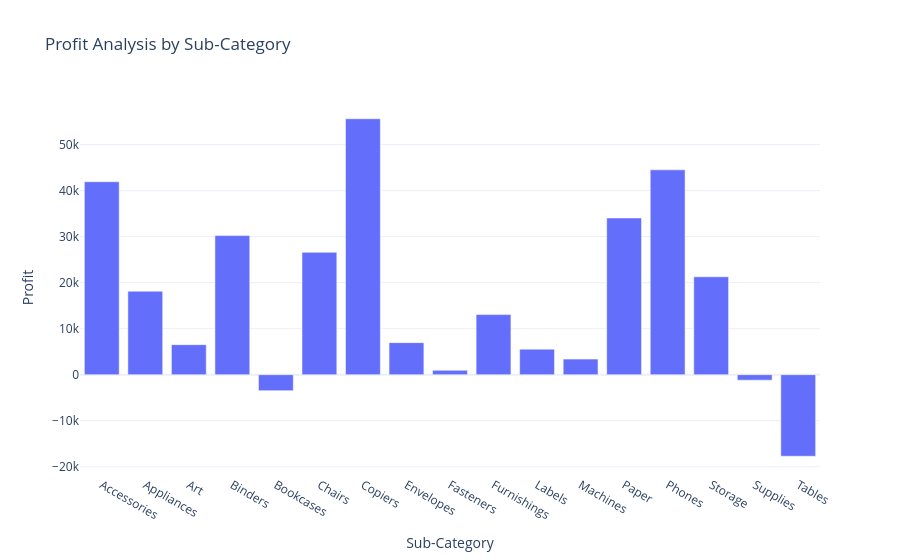

Here is the notebook cell this chart was saved with:
### Markdown cell above
# profit by sub category

### Code cell
profit_by_subcategory = data.groupby('Sub-Category')['Profit'].sum().reset_index()
fig = px.bar(profit_by_subcategory, x= 'Sub-Category',
             y='Profit',
             title='Profit Analysis by Sub-Category')

fig.show()

### Figure 1 — Plotly figure (JSON) as saved in the notebook; plotly's stock layout.template omitted (floating-point values rounded to 4 significant figures)
{"data": [{"hovertemplate": "Sub-Category=%{x}<br>Profit=%{y}<extra></extra>", "legendgroup": "", "marker": {"color": "#636efa", "pattern": {"shape": ""}}, "name": "", "orientation": "v", "showlegend": false, "textposition": "auto", "type": "bar", "x": ["Accessories", "Appliances", "Art", "Binders", "Bookcases", "Chairs", "Copiers", "Envelopes", "Fasteners", "Furnishings", "Labels", "Machines", "Paper", "Phones", "Storage", "Supplies", "Tables"], "xaxis": "x", "y": [41940.0, 18140.0, 6528.0, 30220.0, -3473.0, 26590.0, 55620.0, 6964.0, 949.5, 13060.0, 5546.0, 3385.0, 34050.0, 44520.0, 21280.0, -1189.0, -17730.0], "yaxis": "y"}], "layout": {"barmode": "relative", "legend": {"tracegroupgap": 0}, "title": {"text": "Profit Analysis by Sub-Category"}, "xaxis": {"anchor": "y", "domain": [0, 1], "title": {"text": "Sub-Category"}}, "yaxis": {"anchor": "x", "domain": [0, 1], "title": {"text": "Profit"}}}}
